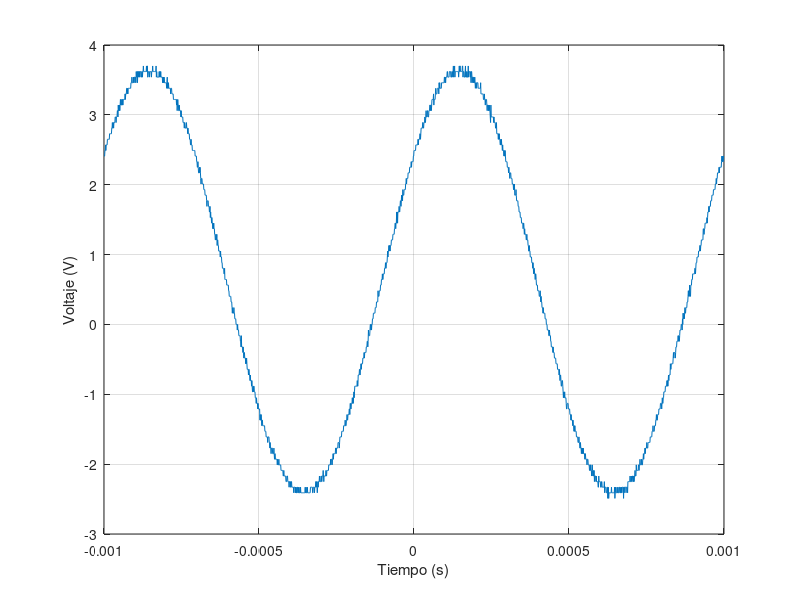

MATLAB code to generate this figure:
t=[-1.00E-03
-9.99E-04
-9.98E-04
-9.97E-04
-9.96E-04
-9.95E-04
-9.94E-04
-9.93E-04
-9.92E-04
-9.91E-04
-9.90E-04
-9.89E-04
-9.88E-04
-9.87E-04
-9.86E-04
-9.85E-04
-9.84E-04
-9.83E-04
-9.82E-04
-9.81E-04
-9.80E-04
-9.79E-04
-9.78E-04
-9.77E-04
-9.76E-04
-9.75E-04
-9.74E-04
-9.73E-04
-9.72E-04
-9.71E-04
-9.70E-04
-9.69E-04
-9.68E-04
-9.67E-04
-9.66E-04
-9.65E-04
-9.64E-04
-9.63E-04
-9.62E-04
-9.61E-04
-9.60E-04
-9.59E-04
-9.58E-04
-9.57E-04
-9.56E-04
-9.55E-04
-9.54E-04
-9.53E-04
-9.52E-04
-9.51E-04
-9.50E-04
-9.49E-04
-9.48E-04
-9.47E-04
-9.46E-04
-9.45E-04
-9.44E-04
-9.43E-04
-9.42E-04
-9.41E-04
-9.40E-04
-9.39E-04
-9.38E-04
-9.37E-04
-9.36E-04
-9.35E-04
-9.34E-04
-9.33E-04
-9.32E-04
-9.31E-04
-9.30E-04
-9.29E-04
-9.28E-04
-9.27E-04
-9.26E-04
-9.25E-04
-9.24E-04
-9.23E-04
-9.22E-04
-9.21E-04
-9.20E-04
-9.19E-04
-9.18E-04
-9.17E-04
-9.16E-04
-9.15E-04
-9.14E-04
-9.13E-04
-9.12E-04
-9.11E-04
-9.10E-04
-9.09E-04
-9.08E-04
-9.07E-04
-9.06E-04
-9.05E-04
-9.04E-04
-9.03E-04
-9.02E-04
-9.01E-04
-9.00E-04
-8.99E-04
-8.98E-04
-8.97E-04
-8.96E-04
-8.95E-04
-8.94E-04
-8.93E-04
-8.92E-04
-8.91E-04
-8.90E-04
-8.89E-04
-8.88E-04
-8.87E-04
-8.86E-04
-8.85E-04
-8.84E-04
-8.83E-04
-8.82E-04
-8.81E-04
-8.80E-04
-8.79E-04
-8.78E-04
-8.77E-04
-8.76E-04
-8.75E-04
-8.74E-04
-8.73E-04
-8.72E-04
-8.71E-04
-8.70E-04
-8.69E-04
-8.68E-04
-8.67E-04
-8.66E-04
-8.65E-04
-8.64E-04
-8.63E-04
-8.62E-04
-8.61E-04
-8.60E-04
-8.59E-04
-8.58E-04
-8.57E-04
-8.56E-04
-8.55E-04
-8.54E-04
-8.53E-04
-8.52E-04
-8.51E-04
-8.50E-04
-8.49E-04
-8.48E-04
-8.47E-04
-8.46E-04
-8.45E-04
-8.44E-04
-8.43E-04
-8.42E-04
-8.41E-04
-8.40E-04
-8.39E-04
-8.38E-04
-8.37E-04
-8.36E-04
-8.35E-04
-8.34E-04
-8.33E-04
-8.32E-04
-8.31E-04
-8.30E-04
-8.29E-04
-8.28E-04
-8.27E-04
-8.26E-04
-8.25E-04
-8.24E-04
-8.23E-04
-8.22E-04
-8.21E-04
-8.20E-04
-8.19E-04
-8.18E-04
-8.17E-04
-8.16E-04
-8.15E-04
-8.14E-04
-8.13E-04
-8.12E-04
-8.11E-04
-8.10E-04
-8.09E-04
-8.08E-04
-8.07E-04
-8.06E-04
-8.05E-04
-8.04E-04
-8.03E-04
-8.02E-04
-8.01E-04
-8.00E-04
-7.99E-04
-7.98E-04
-7.97E-04
-7.96E-04
-7.95E-04
-7.94E-04
-7.93E-04
-7.92E-04
-7.91E-04
-7.90E-04
-7.89E-04
-7.88E-04
-7.87E-04
-7.86E-04
-7.85E-04
-7.84E-04
-7.83E-04
-7.82E-04
-7.81E-04
-7.80E-04
-7.79E-04
-7.78E-04
-7.77E-04
-7.76E-04
-7.75E-04
-7.74E-04
-7.73E-04
-7.72E-04
-7.71E-04
-7.70E-04
-7.69E-04
-7.68E-04
-7.67E-04
-7.66E-04
-7.65E-04
-7.64E-04
-7.63E-04
-7.62E-04
-7.61E-04
-7.60E-04
-7.59E-04
-7.58E-04
-7.57E-04
-7.56E-04
-7.55E-04
-7.54E-04
-7.53E-04
-7.52E-04
-7.51E-04
-7.50E-04
-7.49E-04
-7.48E-04
-7.47E-04
-7.46E-04
-7.45E-04
-7.44E-04
-7.43E-04
-7.42E-04
-7.41E-04
-7.40E-04
-7.39E-04
-7.38E-04
-7.37E-04
-7.36E-04
-7.35E-04
-7.34E-04
-7.33E-04
-7.32E-04
-7.31E-04
-7.30E-04
-7.29E-04
-7.28E-04
-7.27E-04
-7.26E-04
-7.25E-04
-7.24E-04
-7.23E-04
-7.22E-04
-7.21E-04
-7.20E-04
-7.19E-04
-7.18E-04
-7.17E-04
-7.16E-04
-7.15E-04
-7.14E-04
-7.13E-04
-7.12E-04
-7.11E-04
-7.10E-04
-7.09E-04
-7.08E-04
-7.07E-04
-7.06E-04
-7.05E-04
-7.04E-04
-7.03E-04
-7.02E-04
-7.01E-04
-7.00E-04
-6.99E-04
-6.98E-04
-6.97E-04
-6.96E-04
-6.95E-04
-6.94E-04
-6.93E-04
-6.92E-04
-6.91E-04
-6.90E-04
-6.89E-04
-6.88E-04
-6.87E-04
-6.86E-04
-6.85E-04
-6.84E-04
-6.83E-04
-6.82E-04
-6.81E-04
-6.80E-04
-6.79E-04
-6.78E-04
-6.77E-04
-6.76E-04
-6.75E-04
-6.74E-04
-6.73E-04
-6.72E-04
-6.71E-04
-6.70E-04
-6.69E-04
-6.68E-04
-6.67E-04
-6.66E-04
-6.65E-04
-6.64E-04
-6.63E-04
-6.62E-04
-6.61E-04
-6.60E-04
-6.59E-04
-6.58E-04
-6.57E-04
-6.56E-04
-6.55E-04
-6.54E-04
-6.53E-04
-6.52E-04
-6.51E-04
-6.50E-04
-6.49E-04
-6.48E-04
-6.47E-04
-6.46E-04
-6.45E-04
-6.44E-04
-6.43E-04
-6.42E-04
-6.41E-04
-6.40E-04
-6.39E-04
-6.38E-04
-6.37E-04
-6.36E-04
-6.35E-04
-6.34E-04
-6.33E-04
-6.32E-04
-6.31E-04
-6.30E-04
-6.29E-04
-6.28E-04
-6.27E-04
-6.26E-04
-6.25E-04
-6.24E-04
-6.23E-04
-6.22E-04
-6.21E-04
-6.20E-04
-6.19E-04
-6.18E-04
-6.17E-04
-6.16E-04
-6.15E-04
-6.14E-04
-6.13E-04
-6.12E-04
-6.11E-04
-6.10E-04
-6.09E-04
-6.08E-04
-6.07E-04
-6.06E-04
-6.05E-04
-6.04E-04
-6.03E-04
-6.02E-04
-6.01E-04
-6.00E-04
-5.99E-04
-5.98E-04
-5.97E-04
-5.96E-04
-5.95E-04
-5.94E-04
-5.93E-04
-5.92E-04
-5.91E-04
-5.90E-04
-5.89E-04
-5.88E-04
-5.87E-04
-5.86E-04
-5.85E-04
-5.84E-04
-5.83E-04
-5.82E-04
-5.81E-04
-5.80E-04
-5.79E-04
-5.78E-04
-5.77E-04
-5.76E-04
-5.75E-04
-5.74E-04
-5.73E-04
-5.72E-04
-5.71E-04
-5.70E-04
-5.69E-04
-5.68E-04
-5.67E-04
-5.66E-04
-5.65E-04
-5.64E-04
-5.63E-04
-5.62E-04
-5.61E-04
-5.60E-04
-5.59E-04
-5.58E-04
-5.57E-04
-5.56E-04
-5.55E-04
-5.54E-04
-5.53E-04
-5.52E-04
-5.51E-04
-5.50E-04
-5.49E-04
-5.48E-04
-5.47E-04
-5.46E-04
-5.45E-04
-5.44E-04
-5.43E-04
-5.42E-04
-5.41E-04
-5.40E-04
-5.39E-04
-5.38E-04
-5.37E-04
-5.36E-04
-5.35E-04
-5.34E-04
-5.33E-04
-5.32E-04
-5.31E-04
-5.30E-04
-5.29E-04
-5.28E-04
-5.27E-04
-5.26E-04
-5.25E-04
-5.24E-04
-5.23E-04
-5.22E-04
-5.21E-04
-5.20E-04
-5.19E-04
-5.18E-04
-5.17E-04
-5.16E-04
-5.15E-04
-5.14E-04
-5.13E-04
-5.12E-04
-5.11E-04
-5.10E-04
-5.09E-04
-5.08E-04
-5.07E-04
-5.06E-04
-5.05E-04
-5.04E-04
-5.03E-04
-5.02E-04
-5.01E-04
-5.00E-04
-4.99E-04
-4.98E-04
-4.97E-04
-4.96E-04
-4.95E-04
-4.94E-04
-4.93E-04
-4.92E-04
-4.91E-04
-4.90E-04
-4.89E-04
-4.88E-04
-4.87E-04
-4.86E-04
-4.85E-04
-4.84E-04
-4.83E-04
-4.82E-04
-4.81E-04
-4.80E-04
-4.79E-04
-4.78E-04
-4.77E-04
-4.76E-04
-4.75E-04
-4.74E-04
-4.73E-04
-4.72E-04
-4.71E-04
-4.70E-04
-4.69E-04
-4.68E-04
-4.67E-04
-4.66E-04
-4.65E-04
-4.64E-04
-4.63E-04
-4.62E-04
-4.61E-04
-4.60E-04
-4.59E-04
-4.58E-04
-4.57E-04
-4.56E-04
-4.55E-04
-4.54E-04
-4.53E-04
-4.52E-04
-4.51E-04
-4.50E-04
-4.49E-04
-4.48E-04
-4.47E-04
-4.46E-04
-4.45E-04
-4.44E-04
-4.43E-04
-4.42E-04
-4.41E-04
-4.40E-04
-4.39E-04
-4.38E-04
-4.37E-04
-4.36E-04
-4.35E-04
-4.34E-04
-4.33E-04
-4.32E-04
-4.31E-04
-4.30E-04
-4.29E-04
-4.28E-04
-4.27E-04
-4.26E-04
-4.25E-04
-4.24E-04
-4.23E-04
-4.22E-04
-4.21E-04
-4.20E-04
-4.19E-04
-4.18E-04
-4.17E-04
-4.16E-04
-4.15E-04
-4.14E-04
-4.13E-04
-4.12E-04
-4.11E-04
-4.10E-04
-4.09E-04
-4.08E-04
-4.07E-04
-4.06E-04
-4.05E-04
-4.04E-04
-4.03E-04
-4.02E-04
-4.01E-04
-4.00E-04
-3.99E-04
-3.98E-04
-3.97E-04
-3.96E-04
-3.95E-04
-3.94E-04
-3.93E-04
-3.92E-04
-3.91E-04
-3.90E-04
-3.89E-04
-3.88E-04
-3.87E-04
-3.86E-04
-3.85E-04
-3.84E-04
-3.83E-04
-3.82E-04
-3.81E-04
-3.80E-04
-3.79E-04
-3.78E-04
-3.77E-04
-3.76E-04
-3.75E-04
-3.74E-04
-3.73E-04
-3.72E-04
-3.71E-04
-3.70E-04
-3.69E-04
-3.68E-04
-3.67E-04
-3.66E-04
-3.65E-04
-3.64E-04
-3.63E-04
-3.62E-04
-3.61E-04
-3.60E-04
-3.59E-04
-3.58E-04
-3.57E-04
-3.56E-04
-3.55E-04
-3.54E-04
-3.53E-04
-3.52E-04
-3.51E-04
-3.50E-04
-3.49E-04
-3.48E-04
-3.47E-04
-3.46E-04
-3.45E-04
-3.44E-04
-3.43E-04
-3.42E-04
-3.41E-04
-3.40E-04
-3.39E-04
-3.38E-04
-3.37E-04
-3.36E-04
-3.35E-04
-3.34E-04
-3.33E-04
-3.32E-04
-3.31E-04
-3.30E-04
-3.29E-04
-3.28E-04
-3.27E-04
-3.26E-04
-3.25E-04
-3.24E-04
-3.23E-04
-3.22E-04
-3.21E-04
-3.20E-04
-3.19E-04
-3.18E-04
-3.17E-04
-3.16E-04
-3.15E-04
-3.14E-04
-3.13E-04
-3.12E-04
-3.11E-04
-3.10E-04
-3.09E-04
-3.08E-04
-3.07E-04
-3.06E-04
-3.05E-04
-3.04E-04
-3.03E-04
-3.02E-04
-3.01E-04
-3.00E-04
-2.99E-04
-2.98E-04
-2.97E-04
-2.96E-04
-2.95E-04
-2.94E-04
-2.93E-04
-2.92E-04
-2.91E-04
-2.90E-04
-2.89E-04
-2.88E-04
-2.87E-04
-2.86E-04
-2.85E-04
-2.84E-04
-2.83E-04
-2.82E-04
-2.81E-04
-2.80E-04
-2.79E-04
-2.78E-04
-2.77E-04
-2.76E-04
-2.75E-04
-2.74E-04
-2.73E-04
-2.72E-04
-2.71E-04
-2.70E-04
-2.69E-04
-2.68E-04
-2.67E-04
-2.66E-04
-2.65E-04
-2.64E-04
-2.63E-04
-2.62E-04
-2.61E-04
-2.60E-04
-2.59E-04
-2.58E-04
-2.57E-04
-2.56E-04
-2.55E-04
-2.54E-04
-2.53E-04
-2.52E-04
-2.51E-04
-2.50E-04
-2.49E-04
-2.48E-04
-2.47E-04
-2.46E-04
-2.45E-04
-2.44E-04
-2.43E-04
-2.42E-04
-2.41E-04
-2.40E-04
-2.39E-04
-2.38E-04
-2.37E-04
-2.36E-04
-2.35E-04
-2.34E-04
-2.33E-04
-2.32E-04
-2.31E-04
-2.30E-04
-2.29E-04
-2.28E-04
-2.27E-04
-2.26E-04
-2.25E-04
-2.24E-04
-2.23E-04
-2.22E-04
-2.21E-04
-2.20E-04
-2.19E-04
-2.18E-04
-2.17E-04
-2.16E-04
-2.15E-04
-2.14E-04
-2.13E-04
-2.12E-04
-2.11E-04
-2.10E-04
-2.09E-04
-2.08E-04
-2.07E-04
-2.06E-04
-2.05E-04
-2.04E-04
-2.03E-04
-2.02E-04
-2.01E-04
-2.00E-04
-1.99E-04
-1.98E-04
-1.97E-04
-1.96E-04
-1.95E-04
-1.94E-04
-1.93E-04
-1.92E-04
-1.91E-04
-1.90E-04
-1.89E-04
-1.88E-04
-1.87E-04
-1.86E-04
-1.85E-04
-1.84E-04
-1.83E-04
-1.82E-04
-1.81E-04
-1.80E-04
-1.79E-04
-1.78E-04
-1.77E-04
-1.76E-04
-1.75E-04
-1.74E-04
-1.73E-04
-1.72E-04
-1.71E-04
-1.70E-04
-1.69E-04
-1.68E-04
-1.67E-04
-1.66E-04
-1.65E-04
-1.64E-04
-1.63E-04
-1.62E-04
-1.61E-04
-1.60E-04
-1.59E-04
-1.58E-04
-1.57E-04
-1.56E-04
-1.55E-04
-1.54E-04
-1.53E-04
-1.52E-04
-1.51E-04
-1.50E-04
-1.49E-04
-1.48E-04
-1.47E-04
-1.46E-04
-1.45E-04
-1.44E-04
-1.43E-04
-1.42E-04
-1.41E-04
-1.40E-04
-1.39E-04
-1.38E-04
-1.37E-04
-1.36E-04
-1.35E-04
-1.34E-04
-1.33E-04
-1.32E-04
-1.31E-04
-1.30E-04
-1.29E-04
-1.28E-04
-1.27E-04
-1.26E-04
-1.25E-04
-1.24E-04
-1.23E-04
-1.22E-04
-1.21E-04
-1.20E-04
-1.19E-04
-1.18E-04
-1.17E-04
-1.16E-04
-1.15E-04
-1.14E-04
-1.13E-04
-1.12E-04
-1.11E-04
-1.10E-04
-1.09E-04
-1.08E-04
-1.07E-04
-1.06E-04
-1.05E-04
-1.04E-04
-1.03E-04
-1.02E-04
-1.01E-04
-1.00E-04
-9.90E-05
-9.80E-05
-9.70E-05
-9.60E-05
-9.50E-05
-9.40E-05
-9.30E-05
-9.20E-05
-9.10E-05
-9.00E-05
-8.90E-05
-8.80E-05
-8.70E-05
-8.60E-05
-8.50E-05
-8.40E-05
-8.30E-05
-8.20E-05
-8.10E-05
-8.00E-05
-7.90E-05
-7.80E-05
-7.70E-05
-7.60E-05
-7.50E-05
-7.40E-05
-7.30E-05
-7.20E-05
-7.10E-05
-7.00E-05
-6.90E-05
-6.80E-05
-6.70E-05
-6.60E-05
-6.50E-05
-6.40E-05
-6.30E-05
-6.20E-05
-6.10E-05
-6.00E-05
-5.90E-05
-5.80E-05
-5.70E-05
-5.60E-05
-5.50E-05
-5.40E-05
-5.30E-05
-5.20E-05
-5.10E-05
-5.00E-05
-4.90E-05
-4.80E-05
-4.70E-05
-4.60E-05
-4.50E-05
-4.40E-05
-4.30E-05
-4.20E-05
-4.10E-05
-4.00E-05
-3.90E-05
-3.80E-05
-3.70E-05
-3.60E-05
-3.50E-05
-3.40E-05
-3.30E-05
-3.20E-05
-3.10E-05
-3.00E-05
-2.90E-05
-2.80E-05
-2.70E-05
-2.60E-05
-2.50E-05
-2.40E-05
-2.30E-05
-2.20E-05
-2.10E-05
-2.00E-05
-1.90E-05
-1.80E-05
-1.70E-05
-1.60E-05
-1.50E-05
-1.40E-05
-1.30E-05
-1.20E-05
-1.10E-05
-1.00E-05
-9.00E-06
-8.00E-06
-7.00E-06
-6.00E-06
-5.00E-06
-4.00E-06
-3.00E-06
-2.00E-06
-1.00E-06
0.00E+00
1.00E-06
2.00E-06
3.00E-06
4.00E-06
5.00E-06
6.00E-06
7.00E-06
8.00E-06
9.00E-06
1.00E-05
1.10E-05
1.20E-05
1.30E-05
1.40E-05
1.50E-05
1.60E-05
1.70E-05
1.80E-05
1.90E-05
2.00E-05
2.10E-05
2.20E-05
2.30E-05
2.40E-05
2.50E-05
2.60E-05
2.70E-05
2.80E-05
2.90E-05
3.00E-05
3.10E-05
3.20E-05
3.30E-05
3.40E-05
3.50E-05
3.60E-05
3.70E-05
3.80E-05
3.90E-05
4.00E-05
4.10E-05
4.20E-05
4.30E-05
4.40E-05
4.50E-05
4.60E-05
4.70E-05
4.80E-05
4.90E-05
5.00E-05
5.10E-05
5.20E-05
5.30E-05
5.40E-05
5.50E-05
5.60E-05
5.70E-05
5.80E-05
5.90E-05
6.00E-05
6.10E-05
6.20E-05
6.30E-05
6.40E-05
6.50E-05
6.60E-05
6.70E-05
6.80E-05
6.90E-05
7.00E-05
7.10E-05
7.20E-05
7.30E-05
7.40E-05
7.50E-05
7.60E-05
7.70E-05
7.80E-05
7.90E-05
8.00E-05
8.10E-05
8.20E-05
8.30E-05
8.40E-05
8.50E-05
8.60E-05
8.70E-05
8.80E-05
8.90E-05
9.00E-05
9.10E-05
9.20E-05
9.30E-05
9.40E-05
9.50E-05
9.60E-05
9.70E-05
9.80E-05
9.90E-05
1.00E-04
1.01E-04
1.02E-04
1.03E-04
1.04E-04
1.05E-04
1.06E-04
1.07E-04
1.08E-04
1.09E-04
1.10E-04
1.11E-04
1.12E-04
1.13E-04
1.14E-04
1.15E-04
1.16E-04
1.17E-04
1.18E-04
1.19E-04
1.20E-04
1.21E-04
1.22E-04
1.23E-04
1.24E-04
1.25E-04
1.26E-04
1.27E-04
1.28E-04
1.29E-04
1.30E-04
1.31E-04
1.32E-04
1.33E-04
1.34E-04
1.35E-04
1.36E-04
1.37E-04
1.38E-04
1.39E-04
1.40E-04
1.41E-04
1.42E-04
1.43E-04
1.44E-04
1.45E-04
1.46E-04
1.47E-04
1.48E-04
1.49E-04
1.50E-04
1.51E-04
1.52E-04
1.53E-04
1.54E-04
1.55E-04
1.56E-04
1.57E-04
1.58E-04
1.59E-04
1.60E-04
1.61E-04
1.62E-04
1.63E-04
1.64E-04
1.65E-04
1.66E-04
1.67E-04
1.68E-04
1.69E-04
1.70E-04
1.71E-04
1.72E-04
1.73E-04
1.74E-04
1.75E-04
1.76E-04
1.77E-04
1.78E-04
1.79E-04
1.80E-04
1.81E-04
1.82E-04
1.83E-04
1.84E-04
1.85E-04
1.86E-04
1.87E-04
1.88E-04
1.89E-04
1.90E-04
1.91E-04
1.92E-04
1.93E-04
1.94E-04
1.95E-04
1.96E-04
1.97E-04
1.98E-04
1.99E-04
2.00E-04
2.01E-04
2.02E-04
2.03E-04
2.04E-04
2.05E-04
2.06E-04
2.07E-04
2.08E-04
2.09E-04
2.10E-04
2.11E-04
2.12E-04
2.13E-04
2.14E-04
2.15E-04
2.16E-04
2.17E-04
2.18E-04
2.19E-04
2.20E-04
2.21E-04
2.22E-04
2.23E-04
2.24E-04
2.25E-04
2.26E-04
2.27E-04
2.28E-04
2.29E-04
2.30E-04
2.31E-04
2.32E-04
2.33E-04
2.34E-04
2.35E-04
2.36E-04
2.37E-04
2.38E-04
2.39E-04
2.40E-04
2.41E-04
2.42E-04
2.43E-04
2.44E-04
2.45E-04
2.46E-04
2.47E-04
2.48E-04
2.49E-04
2.50E-04
2.51E-04
2.52E-04
2.53E-04
2.54E-04
2.55E-04
2.56E-04
2.57E-04
2.58E-04
2.59E-04
2.60E-04
2.61E-04
2.62E-04
2.63E-04
2.64E-04
2.65E-04
2.66E-04
2.67E-04
2.68E-04
2.69E-04
2.70E-04
2.71E-04
2.72E-04
2.73E-04
2.74E-04
2.75E-04
2.76E-04
2.77E-04
2.78E-04
2.79E-04
2.80E-04
2.81E-04
2.82E-04
2.83E-04
2.84E-04
2.85E-04
2.86E-04
2.87E-04
2.88E-04
2.89E-04
2.90E-04
2.91E-04
2.92E-04
2.93E-04
2.94E-04
2.95E-04
2.96E-04
2.97E-04
2.98E-04
2.99E-04
3.00E-04
3.01E-04
3.02E-04
3.03E-04
3.04E-04
3.05E-04
3.06E-04
3.07E-04
3.08E-04
3.09E-04
3.10E-04
3.11E-04
3.12E-04
3.13E-04
3.14E-04
3.15E-04
3.16E-04
3.17E-04
3.18E-04
3.19E-04
3.20E-04
3.21E-04
3.22E-04
3.23E-04
3.24E-04
3.25E-04
3.26E-04
3.27E-04
3.28E-04
3.29E-04
3.30E-04
3.31E-04
3.32E-04
3.33E-04
3.34E-04
3.35E-04
3.36E-04
3.37E-04
3.38E-04
3.39E-04
3.40E-04
3.41E-04
3.42E-04
3.43E-04
3.44E-04
3.45E-04
3.46E-04
3.47E-04
3.48E-04
3.49E-04
3.50E-04
3.51E-04
3.52E-04
3.53E-04
3.54E-04
3.55E-04
3.56E-04
3.57E-04
3.58E-04
3.59E-04
3.60E-04
3.61E-04
3.62E-04
3.63E-04
3.64E-04
3.65E-04
3.66E-04
3.67E-04
3.68E-04
3.69E-04
3.70E-04
3.71E-04
3.72E-04
3.73E-04
3.74E-04
3.75E-04
3.76E-04
3.77E-04
3.78E-04
3.79E-04
3.80E-04
3.81E-04
3.82E-04
3.83E-04
3.84E-04
3.85E-04
3.86E-04
3.87E-04
3.88E-04
3.89E-04
3.90E-04
3.91E-04
3.92E-04
3.93E-04
3.94E-04
3.95E-04
3.96E-04
3.97E-04
3.98E-04
3.99E-04
4.00E-04
4.01E-04
4.02E-04
4.03E-04
4.04E-04
4.05E-04
4.06E-04
4.07E-04
4.08E-04
4.09E-04
4.10E-04
4.11E-04
4.12E-04
4.13E-04
4.14E-04
4.15E-04
4.16E-04
4.17E-04
4.18E-04
4.19E-04
4.20E-04
4.21E-04
4.22E-04
4.23E-04
4.24E-04
4.25E-04
4.26E-04
4.27E-04
4.28E-04
4.29E-04
4.30E-04
4.31E-04
4.32E-04
4.33E-04
4.34E-04
4.35E-04
4.36E-04
4.37E-04
4.38E-04
4.39E-04
4.40E-04
4.41E-04
4.42E-04
4.43E-04
4.44E-04
4.45E-04
4.46E-04
4.47E-04
4.48E-04
4.49E-04
4.50E-04
4.51E-04
4.52E-04
4.53E-04
4.54E-04
4.55E-04
4.56E-04
4.57E-04
4.58E-04
4.59E-04
4.60E-04
4.61E-04
4.62E-04
4.63E-04
4.64E-04
4.65E-04
4.66E-04
4.67E-04
4.68E-04
4.69E-04
4.70E-04
4.71E-04
4.72E-04
4.73E-04
4.74E-04
4.75E-04
4.76E-04
4.77E-04
4.78E-04
4.79E-04
4.80E-04
4.81E-04
4.82E-04
4.83E-04
4.84E-04
4.85E-04
4.86E-04
4.87E-04
4.88E-04
4.89E-04
4.90E-04
4.91E-04
4.92E-04
4.93E-04
4.94E-04
4.95E-04
4.96E-04
4.97E-04
4.98E-04
4.99E-04
5.00E-04
5.01E-04
5.02E-04
5.03E-04
5.04E-04
5.05E-04
5.06E-04
5.07E-04
5.08E-04
5.09E-04
5.10E-04
5.11E-04
5.12E-04
5.13E-04
5.14E-04
5.15E-04
5.16E-04
5.17E-04
5.18E-04
5.19E-04
5.20E-04
5.21E-04
5.22E-04
5.23E-04
5.24E-04
5.25E-04
5.26E-04
5.27E-04
5.28E-04
5.29E-04
5.30E-04
5.31E-04
5.32E-04
5.33E-04
5.34E-04
5.35E-04
5.36E-04
5.37E-04
5.38E-04
5.39E-04
5.40E-04
5.41E-04
5.42E-04
5.43E-04
5.44E-04
5.45E-04
5.46E-04
5.47E-04
5.48E-04
5.49E-04
5.50E-04
5.51E-04
5.52E-04
5.53E-04
5.54E-04
5.55E-04
5.56E-04
5.57E-04
5.58E-04
5.59E-04
5.60E-04
5.61E-04
5.62E-04
5.63E-04
5.64E-04
5.65E-04
5.66E-04
5.67E-04
5.68E-04
5.69E-04
5.70E-04
5.71E-04
5.72E-04
5.73E-04
5.74E-04
5.75E-04
5.76E-04
5.77E-04
5.78E-04
5.79E-04
5.80E-04
5.81E-04
5.82E-04
5.83E-04
5.84E-04
5.85E-04
5.86E-04
5.87E-04
5.88E-04
5.89E-04
5.90E-04
5.91E-04
5.92E-04
5.93E-04
5.94E-04
5.95E-04
5.96E-04
5.97E-04
5.98E-04
5.99E-04
6.00E-04
6.01E-04
6.02E-04
6.03E-04
6.04E-04
6.05E-04
6.06E-04
6.07E-04
6.08E-04
6.09E-04
6.10E-04
6.11E-04
6.12E-04
6.13E-04
6.14E-04
6.15E-04
6.16E-04
6.17E-04
6.18E-04
6.19E-04
6.20E-04
6.21E-04
6.22E-04
6.23E-04
6.24E-04
6.25E-04
6.26E-04
6.27E-04
6.28E-04
6.29E-04
6.30E-04
6.31E-04
6.32E-04
6.33E-04
6.34E-04
6.35E-04
6.36E-04
6.37E-04
6.38E-04
6.39E-04
6.40E-04
6.41E-04
6.42E-04
6.43E-04
6.44E-04
6.45E-04
6.46E-04
6.47E-04
6.48E-04
6.49E-04
6.50E-04
6.51E-04
6.52E-04
6.53E-04
6.54E-04
6.55E-04
6.56E-04
6.57E-04
6.58E-04
6.59E-04
6.60E-04
6.61E-04
6.62E-04
6.63E-04
6.64E-04
6.65E-04
6.66E-04
6.67E-04
6.68E-04
6.69E-04
6.70E-04
6.71E-04
6.72E-04
6.73E-04
6.74E-04
6.75E-04
6.76E-04
6.77E-04
6.78E-04
6.79E-04
6.80E-04
6.81E-04
6.82E-04
6.83E-04
6.84E-04
6.85E-04
6.86E-04
6.87E-04
6.88E-04
6.89E-04
6.90E-04
6.91E-04
6.92E-04
6.93E-04
6.94E-04
6.95E-04
6.96E-04
6.97E-04
6.98E-04
6.99E-04
7.00E-04
7.01E-04
7.02E-04
7.03E-04
7.04E-04
7.05E-04
7.06E-04
7.07E-04
7.08E-04
7.09E-04
7.10E-04
7.11E-04
7.12E-04
7.13E-04
7.14E-04
7.15E-04
7.16E-04
7.17E-04
7.18E-04
7.19E-04
7.20E-04
7.21E-04
7.22E-04
7.23E-04
7.24E-04
7.25E-04
7.26E-04
7.27E-04
7.28E-04
7.29E-04
7.30E-04
7.31E-04
7.32E-04
7.33E-04
7.34E-04
7.35E-04
7.36E-04
7.37E-04
7.38E-04
7.39E-04
7.40E-04
7.41E-04
7.42E-04
7.43E-04
7.44E-04
7.45E-04
7.46E-04
7.47E-04
7.48E-04
7.49E-04
7.50E-04
7.51E-04
7.52E-04
7.53E-04
7.54E-04
7.55E-04
7.56E-04
7.57E-04
7.58E-04
7.59E-04
7.60E-04
7.61E-04
7.62E-04
7.63E-04
7.64E-04
7.65E-04
7.66E-04
7.67E-04
7.68E-04
7.69E-04
7.70E-04
7.71E-04
7.72E-04
7.73E-04
7.74E-04
7.75E-04
7.76E-04
7.77E-04
7.78E-04
7.79E-04
7.80E-04
7.81E-04
7.82E-04
7.83E-04
7.84E-04
7.85E-04
7.86E-04
7.87E-04
7.88E-04
7.89E-04
7.90E-04
7.91E-04
7.92E-04
7.93E-04
7.94E-04
7.95E-04
7.96E-04
7.97E-04
7.98E-04
7.99E-04
8.00E-04
8.01E-04
8.02E-04
8.03E-04
8.04E-04
8.05E-04
8.06E-04
8.07E-04
8.08E-04
8.09E-04
8.10E-04
8.11E-04
8.12E-04
8.13E-04
8.14E-04
8.15E-04
8.16E-04
8.17E-04
8.18E-04
8.19E-04
8.20E-04
8.21E-04
8.22E-04
8.23E-04
8.24E-04
8.25E-04
8.26E-04
8.27E-04
8.28E-04
8.29E-04
8.30E-04
8.31E-04
8.32E-04
8.33E-04
8.34E-04
8.35E-04
8.36E-04
8.37E-04
8.38E-04
8.39E-04
8.40E-04
8.41E-04
8.42E-04
8.43E-04
8.44E-04
8.45E-04
8.46E-04
8.47E-04
8.48E-04
8.49E-04
8.50E-04
8.51E-04
8.52E-04
8.53E-04
8.54E-04
8.55E-04
8.56E-04
8.57E-04
8.58E-04
8.59E-04
8.60E-04
8.61E-04
8.62E-04
8.63E-04
8.64E-04
8.65E-04
8.66E-04
8.67E-04
8.68E-04
8.69E-04
8.70E-04
8.71E-04
8.72E-04
8.73E-04
8.74E-04
8.75E-04
8.76E-04
8.77E-04
8.78E-04
8.79E-04
8.80E-04
8.81E-04
8.82E-04
8.83E-04
8.84E-04
8.85E-04
8.86E-04
8.87E-04
8.88E-04
8.89E-04
8.90E-04
8.91E-04
8.92E-04
8.93E-04
8.94E-04
8.95E-04
8.96E-04
8.97E-04
8.98E-04
8.99E-04
9.00E-04
9.01E-04
9.02E-04
9.03E-04
9.04E-04
9.05E-04
9.06E-04
9.07E-04
9.08E-04
9.09E-04
9.10E-04
9.11E-04
9.12E-04
9.13E-04
9.14E-04
9.15E-04
9.16E-04
9.17E-04
9.18E-04
9.19E-04
9.20E-04
9.21E-04
9.22E-04
9.23E-04
9.24E-04
9.25E-04
9.26E-04
9.27E-04
9.28E-04
9.29E-04
9.30E-04
9.31E-04
9.32E-04
9.33E-04
9.34E-04
9.35E-04
9.36E-04
9.37E-04
9.38E-04
9.39E-04
9.40E-04
9.41E-04
9.42E-04
9.43E-04
9.44E-04
9.45E-04
9.46E-04
9.47E-04
9.48E-04
9.49E-04
9.50E-04
9.51E-04
9.52E-04
9.53E-04
9.54E-04
9.55E-04
9.56E-04
9.57E-04
9.58E-04
9.59E-04
9.60E-04
9.61E-04
9.62E-04
9.63E-04
9.64E-04
9.65E-04
9.66E-04
9.67E-04
9.68E-04
9.69E-04
9.70E-04
9.71E-04
9.72E-04
9.73E-04
9.74E-04
9.75E-04
9.76E-04
9.77E-04
9.78E-04
9.79E-04
9.80E-04
9.81E-04
9.82E-04
9.83E-04
9.84E-04
9.85E-04
9.86E-04
9.87E-04
9.88E-04
9.89E-04
9.90E-04
9.91E-04
9.92E-04
9.93E-04
9.94E-04
9.95E-04
9.96E-04
9.97E-04
9.98E-04
9.99E-04];
x=[2.41E+00
2.41E+00
2.41E+00
2.49E+00
2.49E+00
2.57E+00
2.49E+00
2.57E+00
2.57E+00
2.57E+00
2.57E+00
2.65E+00
2.65E+00
2.65E+00
2.65E+00
2.65E+00
2.65E+00
2.65E+00
2.73E+00
2.73E+00
2.73E+00
2.73E+00
2.73E+00
2.73E+00
2.73E+00
2.81E+00
2.81E+00
2.89E+00
2.81E+00
2.81E+00
2.89E+00
2.81E+00
2.89E+00
2.89E+00
2.89E+00
2.89E+00
2.97E+00
2.97E+00
2.97E+00
2.89E+00
2.97E+00
2.97E+00
2.97E+00
3.06E+00
3.06E+00
2.97E+00
3.14E+00
3.06E+00
3.14E+00
3.06E+00
3.14E+00
3.06E+00
3.14E+00
3.22E+00
3.14E+00
3.22E+00
3.14E+00
3.14E+00
3.22E+00
3.14E+00
3.22E+00
3.14E+00
3.22E+00
3.22E+00
3.22E+00
3.22E+00
3.22E+00
3.22E+00
3.30E+00
3.22E+00
3.30E+00
3.30E+00
3.30E+00
3.38E+00
3.38E+00
3.30E+00
3.38E+00
3.30E+00
3.38E+00
3.38E+00
3.38E+00
3.38E+00
3.38E+00
3.38E+00
3.38E+00
3.38E+00
3.38E+00
3.46E+00
3.46E+00
3.46E+00
3.54E+00
3.46E+00
3.46E+00
3.46E+00
3.46E+00
3.54E+00
3.46E+00
3.54E+00
3.54E+00
3.54E+00
3.46E+00
3.54E+00
3.54E+00
3.46E+00
3.62E+00
3.54E+00
3.54E+00
3.62E+00
3.46E+00
3.62E+00
3.62E+00
3.54E+00
3.62E+00
3.62E+00
3.54E+00
3.62E+00
3.54E+00
3.62E+00
3.62E+00
3.62E+00
3.62E+00
3.54E+00
3.54E+00
3.62E+00
3.54E+00
3.62E+00
3.62E+00
3.70E+00
3.62E+00
3.62E+00
3.62E+00
3.62E+00
3.62E+00
3.62E+00
3.62E+00
3.62E+00
3.62E+00
3.70E+00
3.62E+00
3.70E+00
3.70E+00
3.54E+00
3.54E+00
3.62E+00
3.62E+00
3.62E+00
3.62E+00
3.54E+00
3.62E+00
3.62E+00
3.62E+00
3.62E+00
3.62E+00
3.54E+00
3.62E+00
3.62E+00
3.62E+00
3.70E+00
3.62E+00
3.62E+00
3.62E+00
3.62E+00
3.62E+00
3.62E+00
3.62E+00
3.62E+00
3.62E+00
3.62E+00
3.70E+00
3.54E+00
3.62E+00
3.54E+00
3.54E+00
3.54E+00
3.54E+00
3.54E+00
3.54E+00
3.54E+00
3.62E+00
3.54E+00
3.62E+00
3.62E+00
3.54E+00
3.62E+00
3.54E+00
3.54E+00
3.54E+00
3.54E+00
3.54E+00
3.46E+00
3.54E+00
3.46E+00
3.54E+00
3.46E+00
3.54E+00
3.46E+00
3.46E+00
3.46E+00
3.46E+00
3.46E+00
3.46E+00
3.46E+00
3.38E+00
3.46E+00
3.54E+00
3.38E+00
3.46E+00
3.38E+00
3.46E+00
3.38E+00
3.38E+00
3.38E+00
3.38E+00
3.38E+00
3.38E+00
3.30E+00
3.38E+00
3.38E+00
3.38E+00
3.30E+00
3.30E+00
3.30E+00
3.30E+00
3.30E+00
3.22E+00
3.22E+00
3.22E+00
3.22E+00
3.22E+00
3.22E+00
3.22E+00
3.22E+00
3.22E+00
3.22E+00
3.14E+00
3.22E+00
3.06E+00
3.14E+00
3.22E+00
3.14E+00
3.14E+00
3.06E+00
3.06E+00
3.14E+00
3.06E+00
3.06E+00
3.06E+00
3.06E+00
2.97E+00
3.06E+00
2.97E+00
2.97E+00
2.97E+00
2.97E+00
2.97E+00
2.89E+00
2.89E+00
2.89E+00
2.89E+00
2.81E+00
2.89E+00
2.89E+00
2.81E+00
2.81E+00
2.81E+00
2.81E+00
2.89E+00
2.81E+00
2.81E+00
2.81E+00
2.73E+00
2.81E+00
2.73E+00
2.73E+00
2.73E+00
2.73E+00
2.65E+00
2.65E+00
2.65E+00
2.57E+00
2.57E+00
2.65E+00
2.57E+00
2.57E+00
2.57E+00
2.49E+00
2.49E+00
2.49E+00
2.49E+00
2.49E+00
2.49E+00
2.49E+00
2.49E+00
2.49E+00
2.41E+00
2.41E+00
2.41E+00
2.41E+00
2.41E+00
2.33E+00
2.33E+00
2.25E+00
2.25E+00
2.33E+00
2.25E+00
2.17E+00
2.17E+00
2.17E+00
2.25E+00
2.17E+00
2.25E+00
2.17E+00
2.09E+00
2.01E+00
2.09E+00
2.09E+00
2.09E+00
2.01E+00
2.01E+00
2.01E+00
2.01E+00
2.01E+00
1.93E+00
1.93E+00
1.93E+00
1.93E+00
1.85E+00
1.85E+00
1.85E+00
1.85E+00
1.85E+00
1.77E+00
1.69E+00
1.77E+00
1.77E+00
1.77E+00
1.77E+00
1.69E+00
1.69E+00
1.69E+00
1.61E+00
1.61E+00
1.69E+00
1.53E+00
1.61E+00
1.53E+00
1.53E+00
1.45E+00
1.53E+00
1.45E+00
1.45E+00
1.37E+00
1.45E+00
1.37E+00
1.45E+00
1.37E+00
1.37E+00
1.29E+00
1.29E+00
1.21E+00
1.21E+00
1.29E+00
1.21E+00
1.21E+00
1.29E+00
1.13E+00
1.21E+00
1.21E+00
1.13E+00
1.13E+00
1.05E+00
1.05E+00
1.05E+00
1.05E+00
1.05E+00
9.65E-01
1.05E+00
9.65E-01
9.65E-01
9.65E-01
8.84E-01
8.84E-01
8.04E-01
8.04E-01
8.04E-01
8.04E-01
8.04E-01
7.24E-01
7.24E-01
8.04E-01
6.43E-01
6.43E-01
6.43E-01
6.43E-01
6.43E-01
6.43E-01
5.63E-01
5.63E-01
5.63E-01
5.63E-01
5.63E-01
5.63E-01
4.82E-01
4.82E-01
4.02E-01
4.02E-01
4.02E-01
4.02E-01
4.02E-01
4.02E-01
3.22E-01
3.22E-01
3.22E-01
2.41E-01
1.61E-01
2.41E-01
1.61E-01
1.61E-01
1.61E-01
2.41E-01
1.61E-01
1.61E-01
8.04E-02
8.04E-02
8.04E-02
8.04E-02
0.00E+00
0.00E+00
0.00E+00
0.00E+00
-8.04E-02
0.00E+00
-8.04E-02
-8.04E-02
-8.04E-02
-1.61E-01
-1.61E-01
-1.61E-01
-1.61E-01
-1.61E-01
-2.41E-01
-2.41E-01
-3.22E-01
-1.61E-01
-3.22E-01
-3.22E-01
-3.22E-01
-3.22E-01
-4.02E-01
-3.22E-01
-4.02E-01
-4.82E-01
-4.02E-01
-4.02E-01
-4.82E-01
-4.82E-01
-4.82E-01
-5.63E-01
-4.82E-01
-5.63E-01
-4.82E-01
-5.63E-01
-6.43E-01
-6.43E-01
-6.43E-01
-6.43E-01
-7.24E-01
-6.43E-01
-6.43E-01
-7.24E-01
-7.24E-01
-8.04E-01
-7.24E-01
-8.04E-01
-8.04E-01
-8.04E-01
-8.84E-01
-8.04E-01
-8.84E-01
-9.65E-01
-9.65E-01
-8.84E-01
-9.65E-01
-8.84E-01
-8.84E-01
-9.65E-01
-9.65E-01
-9.65E-01
-1.05E+00
-1.05E+00
-1.05E+00
-1.13E+00
-1.05E+00
-1.13E+00
-1.13E+00
-1.13E+00
-1.21E+00
-1.13E+00
-1.21E+00
-1.21E+00
-1.21E+00
-1.21E+00
-1.21E+00
-1.37E+00
-1.29E+00
-1.37E+00
-1.37E+00
-1.29E+00
-1.37E+00
-1.45E+00
-1.37E+00
-1.37E+00
-1.45E+00
-1.45E+00
-1.45E+00
-1.45E+00
-1.45E+00
-1.45E+00
-1.45E+00
-1.53E+00
-1.53E+00
-1.53E+00
-1.53E+00
-1.61E+00
-1.61E+00
-1.61E+00
-1.61E+00
-1.61E+00
-1.69E+00
-1.61E+00
-1.61E+00
-1.61E+00
-1.61E+00
-1.69E+00
-1.69E+00
-1.77E+00
-1.69E+00
-1.77E+00
-1.77E+00
-1.85E+00
-1.77E+00
-1.77E+00
-1.77E+00
-1.77E+00
-1.85E+00
-1.85E+00
-1.85E+00
-1.85E+00
-1.77E+00
-1.85E+00
-1.93E+00
-1.85E+00
-1.85E+00
-1.93E+00
-1.93E+00
-1.93E+00
-1.93E+00
-1.93E+00
-1.93E+00
-2.01E+00
-1.93E+00
-2.01E+00
-2.01E+00
-2.01E+00
-1.93E+00
-2.01E+00
-2.01E+00
-2.01E+00
-2.01E+00
-2.01E+00
-2.01E+00
-2.09E+00
-2.09E+00
-2.09E+00
-2.09E+00
-2.09E+00
-2.09E+00
-2.09E+00
-2.17E+00
-2.17E+00
-2.09E+00
-2.17E+00
-2.17E+00
-2.17E+00
-2.17E+00
-2.17E+00
-2.17E+00
-2.25E+00
-2.25E+00
-2.25E+00
-2.17E+00
-2.17E+00
-2.17E+00
-2.25E+00
-2.25E+00
-2.25E+00
-2.25E+00
-2.33E+00
-2.25E+00
-2.25E+00
-2.25E+00
-2.33E+00
-2.25E+00
-2.33E+00
-2.25E+00
-2.25E+00
-2.33E+00
-2.33E+00
-2.33E+00
-2.33E+00
-2.33E+00
-2.33E+00
-2.41E+00
-2.33E+00
-2.33E+00
-2.33E+00
-2.33E+00
-2.41E+00
-2.33E+00
-2.41E+00
-2.33E+00
-2.41E+00
-2.41E+00
-2.41E+00
-2.33E+00
-2.33E+00
-2.41E+00
-2.33E+00
-2.41E+00
-2.41E+00
-2.41E+00
-2.41E+00
-2.33E+00
-2.41E+00
-2.33E+00
-2.41E+00
-2.41E+00
-2.41E+00
-2.41E+00
-2.41E+00
-2.41E+00
-2.41E+00
-2.41E+00
-2.41E+00
-2.41E+00
-2.41E+00
-2.41E+00
-2.41E+00
-2.41E+00
-2.33E+00
-2.41E+00
-2.41E+00
-2.33E+00
-2.41E+00
-2.41E+00
-2.41E+00
-2.33E+00
-2.41E+00
-2.41E+00
-2.41E+00
-2.41E+00
-2.41E+00
-2.41E+00
-2.41E+00
-2.41E+00
-2.41E+00
-2.33E+00
-2.33E+00
-2.33E+00
-2.33E+00
-2.33E+00
-2.33E+00
-2.33E+00
-2.41E+00
-2.41E+00
-2.33E+00
-2.33E+00
-2.33E+00
-2.33E+00
-2.41E+00
-2.33E+00
-2.33E+00
-2.33E+00
-2.25E+00
-2.25E+00
-2.33E+00
-2.25E+00
-2.33E+00
-2.41E+00
-2.33E+00
-2.25E+00
-2.33E+00
-2.25E+00
-2.25E+00
-2.25E+00
-2.17E+00
-2.25E+00
-2.25E+00
-2.25E+00
-2.25E+00
-2.17E+00
-2.17E+00
-2.25E+00
-2.25E+00
-2.17E+00
-2.17E+00
-2.17E+00
-2.09E+00
-2.17E+00
-2.25E+00
-2.17E+00
-2.17E+00
-2.17E+00
-2.17E+00
-2.17E+00
-2.17E+00
-2.09E+00
-2.17E+00
-2.17E+00
-2.09E+00
-2.09E+00
-2.09E+00
-2.09E+00
-2.09E+00
-2.09E+00
-2.01E+00
-2.01E+00
-2.01E+00
-2.01E+00
-2.01E+00
-2.01E+00
-1.93E+00
-2.01E+00
-1.93E+00
-1.93E+00
-1.93E+00
-2.01E+00
-1.93E+00
-1.93E+00
-1.85E+00
-1.93E+00
-1.85E+00
-1.85E+00
-1.85E+00
-1.85E+00
-1.85E+00
-1.85E+00
-1.77E+00
-1.77E+00
-1.85E+00
-1.77E+00
-1.77E+00
-1.77E+00
-1.77E+00
-1.77E+00
-1.69E+00
-1.69E+00
-1.69E+00
-1.69E+00
-1.77E+00
-1.69E+00
-1.61E+00
-1.61E+00
-1.61E+00
-1.61E+00
-1.61E+00
-1.61E+00
-1.53E+00
-1.53E+00
-1.53E+00
-1.53E+00
-1.53E+00
-1.53E+00
-1.45E+00
-1.45E+00
-1.45E+00
-1.45E+00
-1.45E+00
-1.37E+00
-1.45E+00
-1.45E+00
-1.45E+00
-1.37E+00
-1.37E+00
-1.29E+00
-1.37E+00
-1.37E+00
-1.29E+00
-1.29E+00
-1.29E+00
-1.29E+00
-1.21E+00
-1.21E+00
-1.29E+00
-1.13E+00
-1.13E+00
-1.21E+00
-1.21E+00
-1.13E+00
-1.13E+00
-1.13E+00
-1.05E+00
-1.13E+00
-1.05E+00
-1.13E+00
-1.05E+00
-9.65E-01
-1.05E+00
-9.65E-01
-8.84E-01
-8.84E-01
-8.84E-01
-8.84E-01
-8.84E-01
-8.84E-01
-8.84E-01
-8.84E-01
-8.04E-01
-8.84E-01
-8.84E-01
-7.24E-01
-7.24E-01
-7.24E-01
-7.24E-01
-6.43E-01
-6.43E-01
-7.24E-01
-6.43E-01
-6.43E-01
-5.63E-01
-6.43E-01
-5.63E-01
-5.63E-01
-5.63E-01
-5.63E-01
-4.82E-01
-4.82E-01
-4.82E-01
-4.82E-01
-4.02E-01
-4.82E-01
-4.02E-01
-4.02E-01
-4.02E-01
-4.02E-01
-4.02E-01
-3.22E-01
-3.22E-01
-3.22E-01
-2.41E-01
-2.41E-01
-3.22E-01
-2.41E-01
-8.04E-02
-1.61E-01
-1.61E-01
-1.61E-01
-1.61E-01
-8.04E-02
0.00E+00
0.00E+00
-8.04E-02
0.00E+00
-8.04E-02
0.00E+00
0.00E+00
8.04E-02
8.04E-02
8.04E-02
1.61E-01
1.61E-01
1.61E-01
1.61E-01
1.61E-01
1.61E-01
2.41E-01
2.41E-01
2.41E-01
2.41E-01
3.22E-01
3.22E-01
3.22E-01
3.22E-01
3.22E-01
4.82E-01
4.02E-01
4.02E-01
4.02E-01
4.82E-01
4.82E-01
4.82E-01
4.82E-01
5.63E-01
5.63E-01
5.63E-01
6.43E-01
6.43E-01
6.43E-01
7.24E-01
6.43E-01
6.43E-01
7.24E-01
7.24E-01
7.24E-01
7.24E-01
8.04E-01
8.04E-01
8.04E-01
8.84E-01
8.04E-01
8.04E-01
8.84E-01
8.84E-01
8.84E-01
9.65E-01
1.05E+00
9.65E-01
1.05E+00
1.05E+00
1.13E+00
1.05E+00
1.13E+00
1.13E+00
1.05E+00
1.13E+00
1.13E+00
1.13E+00
1.21E+00
1.21E+00
1.21E+00
1.21E+00
1.21E+00
1.29E+00
1.29E+00
1.29E+00
1.29E+00
1.29E+00
1.37E+00
1.37E+00
1.45E+00
1.45E+00
1.37E+00
1.45E+00
1.45E+00
1.61E+00
1.45E+00
1.61E+00
1.45E+00
1.61E+00
1.61E+00
1.61E+00
1.61E+00
1.69E+00
1.61E+00
1.61E+00
1.69E+00
1.77E+00
1.77E+00
1.69E+00
1.77E+00
1.85E+00
1.77E+00
1.85E+00
1.77E+00
1.93E+00
1.85E+00
1.85E+00
1.85E+00
1.93E+00
1.93E+00
1.93E+00
1.93E+00
1.93E+00
2.01E+00
2.01E+00
2.09E+00
2.01E+00
2.09E+00
2.09E+00
2.09E+00
2.09E+00
2.17E+00
2.17E+00
2.17E+00
2.17E+00
2.17E+00
2.25E+00
2.25E+00
2.25E+00
2.25E+00
2.25E+00
2.33E+00
2.25E+00
2.33E+00
2.33E+00
2.33E+00
2.33E+00
2.33E+00
2.41E+00
2.41E+00
2.49E+00
2.49E+00
2.49E+00
2.49E+00
2.49E+00
2.49E+00
2.57E+00
2.57E+00
2.57E+00
2.57E+00
2.57E+00
2.57E+00
2.57E+00
2.65E+00
2.57E+00
2.65E+00
2.65E+00
2.65E+00
2.65E+00
2.73E+00
2.73E+00
2.65E+00
2.73E+00
2.81E+00
2.81E+00
2.81E+00
2.81E+00
2.81E+00
2.89E+00
2.89E+00
2.81E+00
2.81E+00
2.89E+00
2.89E+00
2.89E+00
2.97E+00
2.89E+00
2.89E+00
2.97E+00
3.06E+00
2.97E+00
2.97E+00
2.97E+00
3.06E+00
3.06E+00
2.97E+00
2.97E+00
2.97E+00
3.06E+00
3.06E+00
3.06E+00
3.14E+00
3.14E+00
3.06E+00
3.14E+00
3.14E+00
3.06E+00
3.14E+00
3.22E+00
3.22E+00
3.22E+00
3.22E+00
3.22E+00
3.30E+00
3.14E+00
3.22E+00
3.22E+00
3.22E+00
3.22E+00
3.30E+00
3.38E+00
3.30E+00
3.30E+00
3.30E+00
3.30E+00
3.38E+00
3.38E+00
3.38E+00
3.38E+00
3.38E+00
3.30E+00
3.46E+00
3.38E+00
3.46E+00
3.38E+00
3.38E+00
3.38E+00
3.38E+00
3.38E+00
3.46E+00
3.46E+00
3.46E+00
3.46E+00
3.46E+00
3.46E+00
3.46E+00
3.46E+00
3.46E+00
3.54E+00
3.54E+00
3.46E+00
3.54E+00
3.46E+00
3.54E+00
3.54E+00
3.54E+00
3.54E+00
3.62E+00
3.62E+00
3.54E+00
3.54E+00
3.54E+00
3.54E+00
3.54E+00
3.62E+00
3.62E+00
3.62E+00
3.62E+00
3.62E+00
3.54E+00
3.54E+00
3.54E+00
3.62E+00
3.62E+00
3.62E+00
3.54E+00
3.62E+00
3.70E+00
3.54E+00
3.62E+00
3.62E+00
3.70E+00
3.54E+00
3.62E+00
3.62E+00
3.62E+00
3.62E+00
3.62E+00
3.62E+00
3.62E+00
3.62E+00
3.62E+00
3.62E+00
3.62E+00
3.54E+00
3.62E+00
3.70E+00
3.62E+00
3.70E+00
3.70E+00
3.62E+00
3.62E+00
3.62E+00
3.62E+00
3.62E+00
3.62E+00
3.70E+00
3.70E+00
3.54E+00
3.62E+00
3.62E+00
3.62E+00
3.54E+00
3.54E+00
3.54E+00
3.62E+00
3.70E+00
3.54E+00
3.62E+00
3.54E+00
3.54E+00
3.62E+00
3.54E+00
3.54E+00
3.54E+00
3.70E+00
3.54E+00
3.62E+00
3.62E+00
3.62E+00
3.62E+00
3.54E+00
3.54E+00
3.62E+00
3.46E+00
3.62E+00
3.62E+00
3.54E+00
3.46E+00
3.54E+00
3.54E+00
3.54E+00
3.46E+00
3.54E+00
3.46E+00
3.46E+00
3.54E+00
3.46E+00
3.38E+00
3.46E+00
3.46E+00
3.46E+00
3.38E+00
3.46E+00
3.46E+00
3.46E+00
3.46E+00
3.38E+00
3.38E+00
3.38E+00
3.38E+00
3.38E+00
3.38E+00
3.38E+00
3.38E+00
3.46E+00
3.30E+00
3.30E+00
3.30E+00
3.30E+00
3.30E+00
3.30E+00
3.30E+00
3.30E+00
3.22E+00
3.22E+00
3.22E+00
3.30E+00
3.22E+00
3.22E+00
3.14E+00
3.22E+00
3.22E+00
3.22E+00
3.22E+00
3.14E+00
3.06E+00
3.14E+00
3.14E+00
3.14E+00
3.06E+00
3.14E+00
3.06E+00
3.14E+00
3.06E+00
3.06E+00
2.97E+00
2.89E+00
3.14E+00
2.97E+00
2.97E+00
2.97E+00
2.97E+00
2.97E+00
2.97E+00
2.97E+00
2.97E+00
2.89E+00
2.97E+00
2.89E+00
2.89E+00
2.89E+00
2.89E+00
2.81E+00
2.81E+00
2.81E+00
2.89E+00
2.73E+00
2.73E+00
2.73E+00
2.73E+00
2.73E+00
2.65E+00
2.73E+00
2.65E+00
2.73E+00
2.65E+00
2.65E+00
2.57E+00
2.57E+00
2.65E+00
2.57E+00
2.65E+00
2.57E+00
2.57E+00
2.49E+00
2.57E+00
2.49E+00
2.49E+00
2.49E+00
2.41E+00
2.49E+00
2.41E+00
2.41E+00
2.49E+00
2.41E+00
2.33E+00
2.33E+00
2.33E+00
2.33E+00
2.33E+00
2.25E+00
2.25E+00
2.25E+00
2.25E+00
2.17E+00
2.25E+00
2.17E+00
2.17E+00
2.09E+00
2.17E+00
2.17E+00
2.17E+00
2.09E+00
2.09E+00
2.09E+00
2.09E+00
2.01E+00
2.01E+00
2.01E+00
2.01E+00
1.93E+00
2.01E+00
1.93E+00
2.01E+00
1.85E+00
1.85E+00
1.85E+00
1.85E+00
1.93E+00
1.85E+00
1.77E+00
1.77E+00
1.77E+00
1.77E+00
1.77E+00
1.69E+00
1.69E+00
1.69E+00
1.61E+00
1.61E+00
1.61E+00
1.61E+00
1.53E+00
1.53E+00
1.53E+00
1.53E+00
1.45E+00
1.45E+00
1.45E+00
1.45E+00
1.45E+00
1.37E+00
1.45E+00
1.45E+00
1.37E+00
1.29E+00
1.37E+00
1.29E+00
1.29E+00
1.29E+00
1.29E+00
1.21E+00
1.21E+00
1.29E+00
1.21E+00
1.21E+00
1.21E+00
1.13E+00
1.13E+00
1.05E+00
1.05E+00
1.13E+00
1.05E+00
1.05E+00
9.65E-01
9.65E-01
9.65E-01
9.65E-01
9.65E-01
8.84E-01
8.84E-01
8.84E-01
8.04E-01
8.84E-01
8.04E-01
7.24E-01
8.04E-01
8.04E-01
7.24E-01
7.24E-01
6.43E-01
7.24E-01
7.24E-01
6.43E-01
5.63E-01
5.63E-01
5.63E-01
5.63E-01
4.82E-01
4.82E-01
4.82E-01
4.82E-01
4.82E-01
4.02E-01
4.02E-01
4.02E-01
4.82E-01
4.02E-01
3.22E-01
4.02E-01
3.22E-01
3.22E-01
2.41E-01
2.41E-01
2.41E-01
1.61E-01
2.41E-01
1.61E-01
1.61E-01
1.61E-01
1.61E-01
1.61E-01
8.04E-02
8.04E-02
8.04E-02
8.04E-02
0.00E+00
0.00E+00
0.00E+00
-8.04E-02
-8.04E-02
-8.04E-02
-8.04E-02
-8.04E-02
-1.61E-01
-1.61E-01
-8.04E-02
-1.61E-01
-1.61E-01
-1.61E-01
-2.41E-01
-2.41E-01
-3.22E-01
-3.22E-01
-3.22E-01
-3.22E-01
-3.22E-01
-4.02E-01
-3.22E-01
-4.02E-01
-4.02E-01
-4.02E-01
-4.82E-01
-4.82E-01
-4.82E-01
-4.82E-01
-4.82E-01
-5.63E-01
-5.63E-01
-5.63E-01
-5.63E-01
-5.63E-01
-6.43E-01
-6.43E-01
-6.43E-01
-6.43E-01
-6.43E-01
-7.24E-01
-6.43E-01
-7.24E-01
-8.04E-01
-7.24E-01
-7.24E-01
-8.04E-01
-8.84E-01
-8.84E-01
-8.04E-01
-8.04E-01
-8.04E-01
-8.84E-01
-9.65E-01
-1.05E+00
-9.65E-01
-1.05E+00
-1.05E+00
-9.65E-01
-1.05E+00
-1.05E+00
-1.05E+00
-1.05E+00
-1.13E+00
-1.21E+00
-1.21E+00
-1.13E+00
-1.13E+00
-1.13E+00
-1.13E+00
-1.21E+00
-1.21E+00
-1.21E+00
-1.21E+00
-1.21E+00
-1.29E+00
-1.29E+00
-1.29E+00
-1.37E+00
-1.29E+00
-1.37E+00
-1.37E+00
-1.37E+00
-1.37E+00
-1.45E+00
-1.37E+00
-1.45E+00
-1.45E+00
-1.53E+00
-1.45E+00
-1.53E+00
-1.45E+00
-1.53E+00
-1.53E+00
-1.53E+00
-1.53E+00
-1.61E+00
-1.61E+00
-1.61E+00
-1.61E+00
-1.61E+00
-1.69E+00
-1.69E+00
-1.69E+00
-1.61E+00
-1.69E+00
-1.69E+00
-1.77E+00
-1.77E+00
-1.69E+00
-1.77E+00
-1.77E+00
-1.85E+00
-1.77E+00
-1.77E+00
-1.85E+00
-1.77E+00
-1.85E+00
-1.77E+00
-1.85E+00
-1.85E+00
-1.85E+00
-1.85E+00
-1.93E+00
-1.85E+00
-1.85E+00
-1.93E+00
-1.93E+00
-1.93E+00
-1.93E+00
-2.01E+00
-1.93E+00
-1.93E+00
-1.93E+00
-2.01E+00
-2.01E+00
-2.01E+00
-2.01E+00
-2.09E+00
-2.09E+00
-2.01E+00
-2.09E+00
-2.01E+00
-2.09E+00
-2.09E+00
-2.17E+00
-2.09E+00
-2.01E+00
-2.09E+00
-2.17E+00
-2.09E+00
-2.17E+00
-2.17E+00
-2.09E+00
-2.25E+00
-2.17E+00
-2.17E+00
-2.17E+00
-2.17E+00
-2.25E+00
-2.17E+00
-2.25E+00
-2.25E+00
-2.25E+00
-2.25E+00
-2.25E+00
-2.33E+00
-2.33E+00
-2.17E+00
-2.25E+00
-2.25E+00
-2.25E+00
-2.25E+00
-2.25E+00
-2.33E+00
-2.33E+00
-2.33E+00
-2.25E+00
-2.25E+00
-2.33E+00
-2.33E+00
-2.33E+00
-2.33E+00
-2.33E+00
-2.33E+00
-2.33E+00
-2.25E+00
-2.41E+00
-2.33E+00
-2.33E+00
-2.33E+00
-2.33E+00
-2.41E+00
-2.41E+00
-2.41E+00
-2.33E+00
-2.33E+00
-2.49E+00
-2.41E+00
-2.33E+00
-2.49E+00
-2.41E+00
-2.41E+00
-2.41E+00
-2.41E+00
-2.41E+00
-2.41E+00
-2.41E+00
-2.41E+00
-2.33E+00
-2.41E+00
-2.41E+00
-2.41E+00
-2.41E+00
-2.41E+00
-2.41E+00
-2.41E+00
-2.41E+00
-2.41E+00
-2.33E+00
-2.49E+00
-2.41E+00
-2.33E+00
-2.41E+00
-2.41E+00
-2.41E+00
-2.41E+00
-2.33E+00
-2.41E+00
-2.41E+00
-2.33E+00
-2.41E+00
-2.41E+00
-2.41E+00
-2.33E+00
-2.33E+00
-2.41E+00
-2.41E+00
-2.41E+00
-2.33E+00
-2.41E+00
-2.33E+00
-2.41E+00
-2.41E+00
-2.33E+00
-2.33E+00
-2.33E+00
-2.33E+00
-2.49E+00
-2.33E+00
-2.41E+00
-2.33E+00
-2.33E+00
-2.33E+00
-2.33E+00
-2.33E+00
-2.41E+00
-2.33E+00
-2.33E+00
-2.33E+00
-2.33E+00
-2.41E+00
-2.25E+00
-2.25E+00
-2.25E+00
-2.25E+00
-2.25E+00
-2.25E+00
-2.25E+00
-2.17E+00
-2.25E+00
-2.25E+00
-2.25E+00
-2.17E+00
-2.25E+00
-2.25E+00
-2.25E+00
-2.17E+00
-2.17E+00
-2.17E+00
-2.25E+00
-2.17E+00
-2.25E+00
-2.17E+00
-2.17E+00
-2.09E+00
-2.17E+00
-2.17E+00
-2.17E+00
-2.01E+00
-2.09E+00
-2.09E+00
-2.09E+00
-2.09E+00
-2.09E+00
-2.09E+00
-2.01E+00
-2.01E+00
-2.09E+00
-2.01E+00
-2.01E+00
-1.93E+00
-2.01E+00
-2.01E+00
-2.01E+00
-2.01E+00
-1.93E+00
-2.01E+00
-2.01E+00
-2.01E+00
-1.93E+00
-1.93E+00
-1.85E+00
-1.93E+00
-1.85E+00
-1.85E+00
-1.85E+00
-1.77E+00
-1.85E+00
-1.77E+00
-1.77E+00
-1.77E+00
-1.77E+00
-1.69E+00
-1.77E+00
-1.77E+00
-1.77E+00
-1.69E+00
-1.69E+00
-1.69E+00
-1.69E+00
-1.69E+00
-1.69E+00
-1.69E+00
-1.61E+00
-1.61E+00
-1.61E+00
-1.61E+00
-1.61E+00
-1.61E+00
-1.53E+00
-1.53E+00
-1.53E+00
-1.45E+00
-1.53E+00
-1.53E+00
-1.53E+00
-1.53E+00
-1.45E+00
-1.45E+00
-1.45E+00
-1.45E+00
-1.37E+00
-1.37E+00
-1.29E+00
-1.37E+00
-1.37E+00
-1.37E+00
-1.29E+00
-1.29E+00
-1.29E+00
-1.29E+00
-1.21E+00
-1.21E+00
-1.21E+00
-1.21E+00
-1.21E+00
-1.13E+00
-1.13E+00
-1.13E+00
-1.13E+00
-1.21E+00
-1.13E+00
-1.05E+00
-1.13E+00
-1.13E+00
-1.05E+00
-1.05E+00
-9.65E-01
-9.65E-01
-9.65E-01
-9.65E-01
-9.65E-01
-8.84E-01
-8.84E-01
-8.84E-01
-8.84E-01
-8.84E-01
-8.04E-01
-8.84E-01
-8.04E-01
-8.84E-01
-8.04E-01
-7.24E-01
-8.04E-01
-7.24E-01
-7.24E-01
-7.24E-01
-7.24E-01
-5.63E-01
-6.43E-01
-6.43E-01
-5.63E-01
-5.63E-01
-5.63E-01
-5.63E-01
-5.63E-01
-5.63E-01
-4.82E-01
-4.02E-01
-4.82E-01
-4.02E-01
-4.02E-01
-4.02E-01
-4.02E-01
-4.82E-01
-4.02E-01
-3.22E-01
-3.22E-01
-3.22E-01
-2.41E-01
-2.41E-01
-2.41E-01
-2.41E-01
-1.61E-01
-2.41E-01
-1.61E-01
-2.41E-01
-2.41E-01
-1.61E-01
-8.04E-02
-8.04E-02
-8.04E-02
-8.04E-02
0.00E+00
0.00E+00
0.00E+00
-8.04E-02
8.04E-02
0.00E+00
1.61E-01
8.04E-02
8.04E-02
1.61E-01
8.04E-02
1.61E-01
2.41E-01
1.61E-01
1.61E-01
2.41E-01
2.41E-01
2.41E-01
2.41E-01
3.22E-01
3.22E-01
3.22E-01
4.02E-01
4.82E-01
4.02E-01
4.82E-01
4.02E-01
5.63E-01
4.82E-01
4.02E-01
4.02E-01
5.63E-01
5.63E-01
5.63E-01
6.43E-01
6.43E-01
6.43E-01
7.24E-01
7.24E-01
7.24E-01
7.24E-01
7.24E-01
7.24E-01
7.24E-01
8.04E-01
8.04E-01
7.24E-01
8.04E-01
8.84E-01
8.84E-01
8.84E-01
9.65E-01
9.65E-01
9.65E-01
9.65E-01
9.65E-01
1.05E+00
1.05E+00
1.05E+00
1.05E+00
1.13E+00
1.13E+00
1.05E+00
1.13E+00
1.13E+00
1.21E+00
1.21E+00
1.21E+00
1.21E+00
1.21E+00
1.21E+00
1.37E+00
1.37E+00
1.29E+00
1.29E+00
1.37E+00
1.37E+00
1.45E+00
1.45E+00
1.45E+00
1.45E+00
1.45E+00
1.45E+00
1.53E+00
1.45E+00
1.53E+00
1.61E+00
1.61E+00
1.61E+00
1.69E+00
1.61E+00
1.69E+00
1.69E+00
1.69E+00
1.69E+00
1.77E+00
1.77E+00
1.77E+00
1.77E+00
1.85E+00
1.85E+00
1.85E+00
1.85E+00
1.85E+00
1.93E+00
1.93E+00
1.93E+00
1.93E+00
1.93E+00
1.93E+00
2.01E+00
2.01E+00
2.01E+00
2.09E+00
2.01E+00
2.09E+00
2.09E+00
2.17E+00
2.17E+00
2.17E+00
2.17E+00
2.17E+00
2.25E+00
2.17E+00
2.25E+00
2.25E+00
2.25E+00
2.25E+00
2.25E+00
2.25E+00
2.33E+00
2.41E+00
2.33E+00
2.33E+00
2.41E+00
2.33E+00
2.41E+00
2.41E+00];
%y=[];

%scatter(x,y,'filled')
%hold on
%scatter(x,y,'filled')
plot(t,x)
%hold on
%plot(t,y)
grid on
xlabel('Tiempo (s)') 
ylabel('Voltaje (V)')

%xticks([0 0.45 0.5 0.55 0.6 0.65 0.7 0.75 0.8 1])
%xticklabels({'0','0.45','0.5','0.55','0.6','0.65','0.7','0.75','0.8','1'})
%yticks([0  0.0015 0.006 0.019 0.038 0.06])